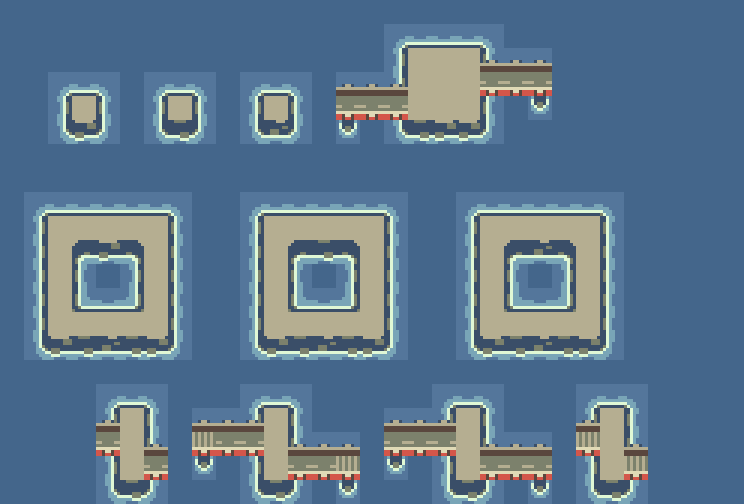

Below is a game level as drawn by its tile map, then a one-line description and the .tmx file that defines it, in full:
An orthogonal 31x21 tile map with 24x24 px tiles, 1 tile layer (base).

<map version="1.10" tiledversion="1.11.2" orientation="orthogonal" renderorder="right-down" width="31" height="21" tilewidth="24" tileheight="24" infinite="0" backgroundcolor="#44668b" nextlayerid="4" nextobjectid="1">
 <editorsettings>
  <chunksize width="24" height="24" />
  <export format="json" />
 </editorsettings>
 <tileset firstgid="1" name="t2" tilewidth="24" tileheight="24" tilecount="64" columns="8">
  <image source="tileset1.png" width="192" height="192" />
 </tileset>
 <layer id="1" name="base" width="31" height="21">
  <data encoding="csv">
0,0,0,0,0,0,0,0,0,0,0,0,0,0,0,0,0,0,0,0,0,0,0,0,0,0,0,0,0,0,0,
0,0,0,0,0,0,0,0,0,0,0,0,0,0,0,0,3,5,5,5,53,0,0,0,0,0,0,0,0,0,0,
0,0,0,0,0,0,0,0,0,0,0,0,0,0,0,0,11,12,12,12,17,18,18,0,0,0,0,0,0,0,0,
0,0,3,5,53,0,3,5,53,0,3,5,53,0,18,18,54,12,12,12,26,26,26,0,0,0,0,0,0,0,0,
0,0,11,12,51,0,11,12,51,0,11,12,51,0,26,26,26,12,12,12,51,0,2,0,0,0,0,0,0,0,0,
0,0,19,20,52,0,19,21,52,0,19,22,52,0,2,0,19,21,20,20,52,0,0,0,0,0,0,0,0,0,0,
0,0,0,0,0,0,0,0,0,0,0,0,0,0,0,0,0,0,0,0,0,0,0,0,0,0,0,0,0,0,0,
0,0,0,0,0,0,0,0,0,0,0,0,0,0,0,0,0,0,0,0,0,0,0,0,0,0,0,0,0,0,0,
0,3,5,5,5,5,5,53,0,0,3,5,5,5,5,5,53,0,0,3,5,5,5,5,5,53,0,0,0,0,0,
0,11,12,12,12,12,12,51,0,0,11,12,12,12,12,12,51,0,0,11,12,12,12,12,12,51,0,0,0,0,0,
0,11,12,49,20,23,12,51,0,0,11,12,49,21,23,12,51,0,0,11,12,49,22,23,12,51,0,0,0,0,0,
0,11,12,51,0,11,12,51,0,0,11,12,51,0,11,12,51,0,0,11,12,51,0,11,12,51,0,0,0,0,0,
0,11,12,50,5,6,12,51,0,0,11,12,50,5,6,12,51,0,0,11,12,50,5,6,12,51,0,0,0,0,0,
0,11,12,12,12,12,12,51,0,0,11,12,12,12,12,12,51,0,0,11,12,12,12,12,12,51,0,0,0,0,0,
0,19,20,21,22,21,20,52,0,0,19,20,21,22,21,20,52,0,0,19,20,21,22,21,20,52,0,0,0,0,0,
0,0,0,0,0,0,0,0,0,0,0,0,0,0,0,0,0,0,0,0,0,0,0,0,0,0,0,0,0,0,0,
0,0,0,0,3,5,53,0,0,0,3,5,53,0,0,0,0,0,3,5,53,0,0,0,3,5,53,0,0,0,0,
0,0,0,0,54,12,51,0,18,18,54,12,51,0,0,0,18,18,54,12,51,0,0,0,54,12,51,0,0,0,0,
0,0,0,0,26,12,17,0,25,26,26,12,17,18,18,0,26,26,26,12,17,18,18,0,25,12,17,0,0,0,0,
0,0,0,0,11,12,26,0,2,0,11,12,26,26,25,0,2,0,11,12,26,26,26,0,11,12,25,0,0,0,0,
0,0,0,0,19,21,52,0,0,0,19,21,52,0,2,0,0,0,19,21,52,0,2,0,19,21,52,0,0,0,0
</data>
 </layer>
</map>
